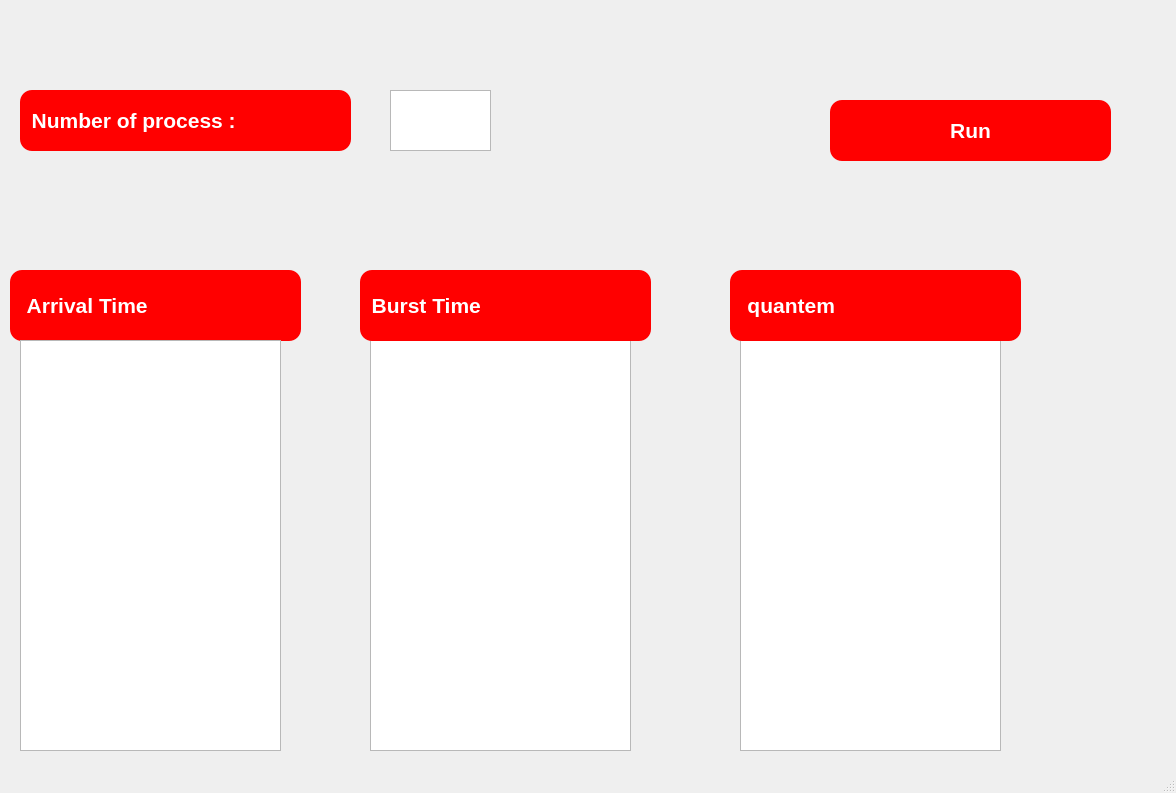
<?xml version="1.0" encoding="UTF-8"?>
<ui version="4.0">
 <class>MainWindow</class>
 <widget class="QMainWindow" name="MainWindow">
  <property name="geometry">
   <rect>
    <x>0</x>
    <y>0</y>
    <width>1176</width>
    <height>793</height>
   </rect>
  </property>
  <property name="font">
   <font>
    <family>MS Sans Serif</family>
    <pointsize>16</pointsize>
    <weight>75</weight>
    <bold>true</bold>
   </font>
  </property>
  <property name="windowTitle">
   <string>MainWindow</string>
  </property>
  <widget class="QWidget" name="centralwidget">
   <widget class="QLabel" name="label">
    <property name="geometry">
     <rect>
      <x>20</x>
      <y>90</y>
      <width>331</width>
      <height>61</height>
     </rect>
    </property>
    <property name="styleSheet">
     <string notr="true">font: 75 24pt &quot;MS Shell Dlg 2&quot;;
color: white;
background:red;
border-radius:12;</string>
    </property>
    <property name="text">
     <string>  Number of process :</string>
    </property>
   </widget>
   <widget class="QTextEdit" name="textEdit">
    <property name="geometry">
     <rect>
      <x>390</x>
      <y>90</y>
      <width>101</width>
      <height>61</height>
     </rect>
    </property>
   </widget>
   <widget class="QLabel" name="label_2">
    <property name="geometry">
     <rect>
      <x>10</x>
      <y>270</y>
      <width>291</width>
      <height>71</height>
     </rect>
    </property>
    <property name="styleSheet">
     <string notr="true">font: 75 24pt &quot;MS Shell Dlg 2&quot;;
color: white;
background:red;
border-radius:12;</string>
    </property>
    <property name="text">
     <string>   Arrival Time</string>
    </property>
   </widget>
   <widget class="QTextEdit" name="textEdit_2">
    <property name="geometry">
     <rect>
      <x>20</x>
      <y>340</y>
      <width>261</width>
      <height>411</height>
     </rect>
    </property>
    <property name="styleSheet">
     <string notr="true">font: 75 20pt &quot;Nirmala UI&quot;;</string>
    </property>
   </widget>
   <widget class="QPushButton" name="pushButton">
    <property name="geometry">
     <rect>
      <x>830</x>
      <y>100</y>
      <width>281</width>
      <height>61</height>
     </rect>
    </property>
    <property name="styleSheet">
     <string notr="true">font: 75 24pt &quot;MS Shell Dlg 2&quot;;
color:white;
background:red;
border-radius:12;
</string>
    </property>
    <property name="text">
     <string>Run</string>
    </property>
   </widget>
   <widget class="QTextEdit" name="textEdit_3">
    <property name="geometry">
     <rect>
      <x>370</x>
      <y>340</y>
      <width>261</width>
      <height>411</height>
     </rect>
    </property>
    <property name="styleSheet">
     <string notr="true">font: 75 20pt &quot;Nirmala UI&quot;;</string>
    </property>
   </widget>
   <widget class="QLabel" name="label_3">
    <property name="geometry">
     <rect>
      <x>360</x>
      <y>270</y>
      <width>291</width>
      <height>71</height>
     </rect>
    </property>
    <property name="styleSheet">
     <string notr="true">font: 75 24pt &quot;MS Shell Dlg 2&quot;;
color: white;
background:red;
border-radius:12;</string>
    </property>
    <property name="text">
     <string>  Burst Time</string>
    </property>
   </widget>
   <widget class="QTextEdit" name="textEdit_4">
    <property name="geometry">
     <rect>
      <x>740</x>
      <y>340</y>
      <width>261</width>
      <height>411</height>
     </rect>
    </property>
    <property name="styleSheet">
     <string notr="true">font: 75 20pt &quot;Nirmala UI&quot;;</string>
    </property>
   </widget>
   <widget class="QLabel" name="label_4">
    <property name="geometry">
     <rect>
      <x>730</x>
      <y>270</y>
      <width>291</width>
      <height>71</height>
     </rect>
    </property>
    <property name="styleSheet">
     <string notr="true">font: 75 24pt &quot;MS Shell Dlg 2&quot;;
color: white;
background:red;
border-radius:12;</string>
    </property>
    <property name="text">
     <string>   quantem</string>
    </property>
   </widget>
  </widget>
  <widget class="QStatusBar" name="statusbar"/>
 </widget>
 <resources/>
 <connections/>
</ui>
